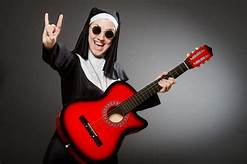
#> input picture images/e1.jpg, 247 x 164 px; its folder holds only this picture in this run
$ python edgeDetection.py
#> lines starting #> are read from the running program, lines starting #| are printed output that depends on the picture; after the words box and inside, x2 and y2 are one past the last pixel; in counts of white or black regions, pixels touching at a corner belong together
import cv2
import os

def oneImage(img, name):
    os.chdir("..")
    os.chdir("outputImages")
    name = "lines_" + name
    cv2.imwrite(name, cv2.Canny(img, 200, 300))
    cv2.waitKey()
    cv2.destroyAllWindows()

def folder():
    filePath = "images"
    os.chdir(filePath)
    files = os.listdir(os.getcwd())

    for f in range(len(files)):
        if files[f].endswith(".jpg") or files[f].endswith(".png"):
            img = cv2.imread(files[f], 0)
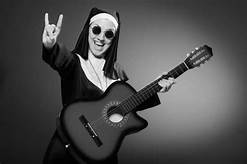
#> img: shape (164, 247); min 0, max 255, mean 76.9
            oneImage(img, files[f])
#> in oneImage, `cv2.imwrite(name, cv2.Canny(img, 200, 300))`:
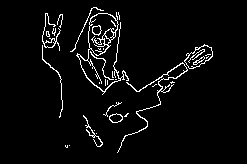
#> saved as lines_e1.jpg: shape (164, 247); 4.1% white in thin lines or dots, all inside (x1, y1, x2, y2) = (42, 7, 213, 153)
            os.chdir("..")
            os.chdir(filePath)

if __name__ == "__main__":
    folder()
